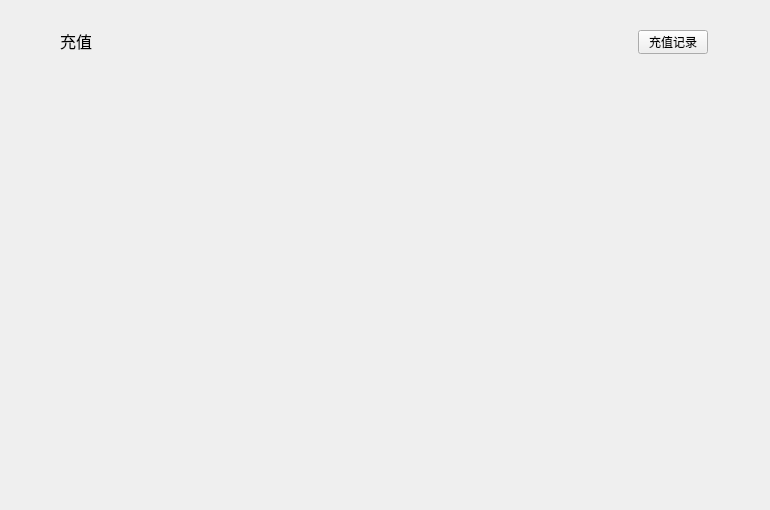
<?xml version="1.0" encoding="UTF-8"?>
<ui version="4.0">
 <class>DepositPage</class>
 <widget class="QWidget" name="DepositPage">
  <property name="geometry">
   <rect>
    <x>0</x>
    <y>0</y>
    <width>770</width>
    <height>510</height>
   </rect>
  </property>
  <property name="windowTitle">
   <string>Form</string>
  </property>
  <widget class="QLabel" name="title_label">
   <property name="geometry">
    <rect>
     <x>60</x>
     <y>28</y>
     <width>200</width>
     <height>26</height>
    </rect>
   </property>
   <property name="font">
    <font>
     <pointsize>12</pointsize>
    </font>
   </property>
   <property name="text">
    <string>充值</string>
   </property>
  </widget>
  <widget class="QToolButton" name="depositRecordBtn">
   <property name="geometry">
    <rect>
     <x>638</x>
     <y>30</y>
     <width>70</width>
     <height>24</height>
    </rect>
   </property>
   <property name="cursor">
    <cursorShape>PointingHandCursor</cursorShape>
   </property>
   <property name="text">
    <string>充值记录</string>
   </property>
  </widget>
  <widget class="QStackedWidget" name="stackedWidget">
   <property name="geometry">
    <rect>
     <x>0</x>
     <y>60</y>
     <width>770</width>
     <height>450</height>
    </rect>
   </property>
  </widget>
 </widget>
 <resources/>
 <connections/>
</ui>
